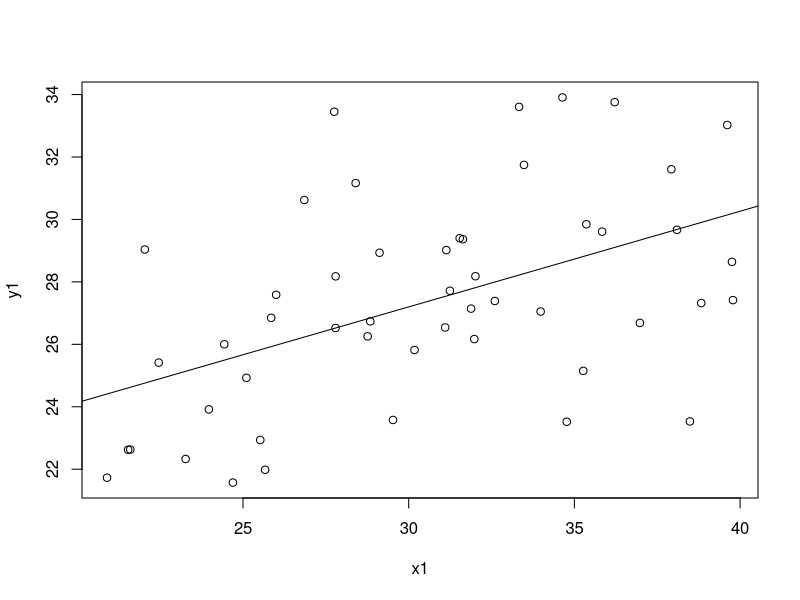
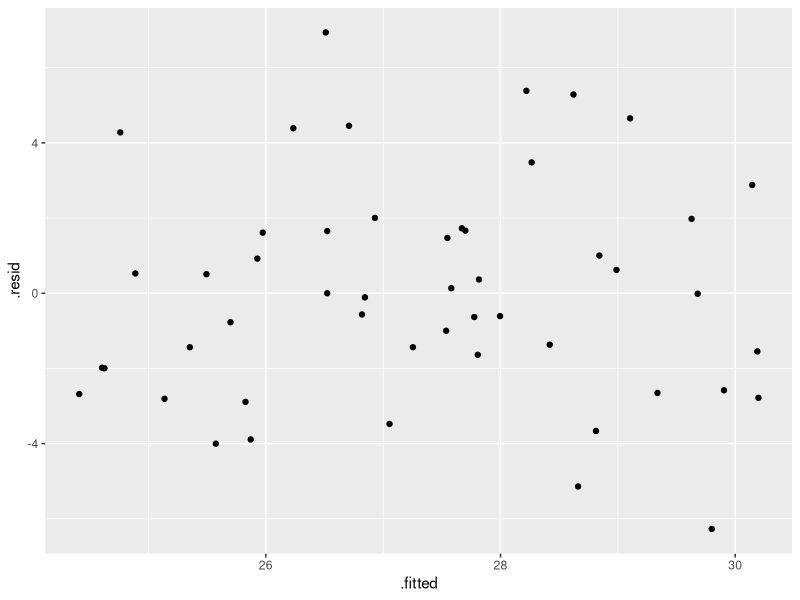
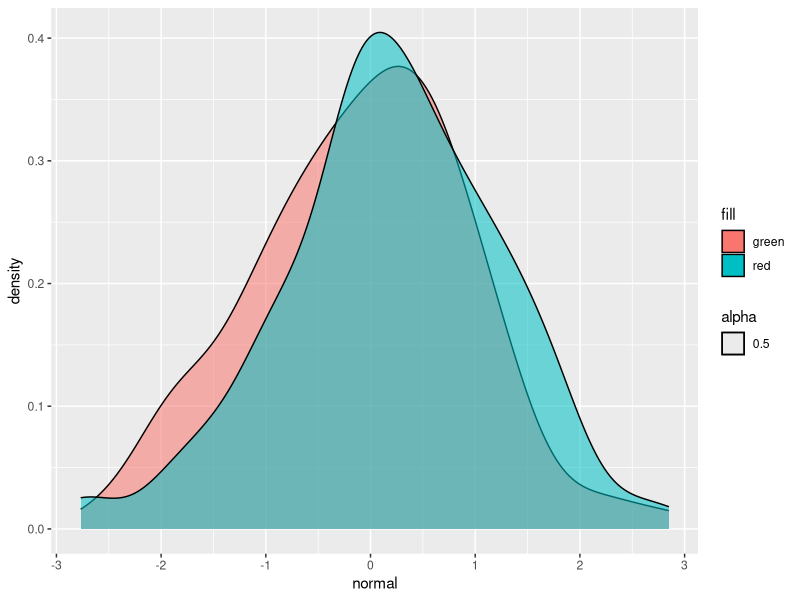

Recreate these plots in R, in order.
library(tidyverse)

#Q1
rambinom<-function(n,p){
  x<-NULL
  x<-runif(n,min=0,max=1)
  return(sum(x<p))
  
}


rambinom(100,0.7)  
rbinom(1,100,0.7)

#Q2
library(microbenchmark)

microbenchmark(rambinom(100,0.7),rbinom(1,100,0.7))

#Q3

x1<-runif(50,min = 20,max=40)

y1<-(15+0.4*x1+rnorm(50,0,3))

lmodel<-lm(y1~x1)
plot(x1,y1)
abline(lm(y1~x1))
summary(lm(y1~x1))
ggplot(lmodel) + 
  geom_point(aes(x=.fitted, y=.resid))

#Q4
ramnorm<-function(n){
  u1<-runif(n,0,1)
  u2<-runif(n,0,1)
   
  r<-(-2*log(u1))^0.5
  theta<-2*pi*u2
  
  rv<-c(r*sin(theta),r*cos(theta))
  return(rv[1:(length(rv)/2)])
}

muller<-ramnorm(100)
normal<-rnorm(100,0,1)

ggplot()+
  geom_density(aes(normal,fill="green",alpha=0.5))+
  geom_density(aes(muller,fill="red",alpha=0.5))
